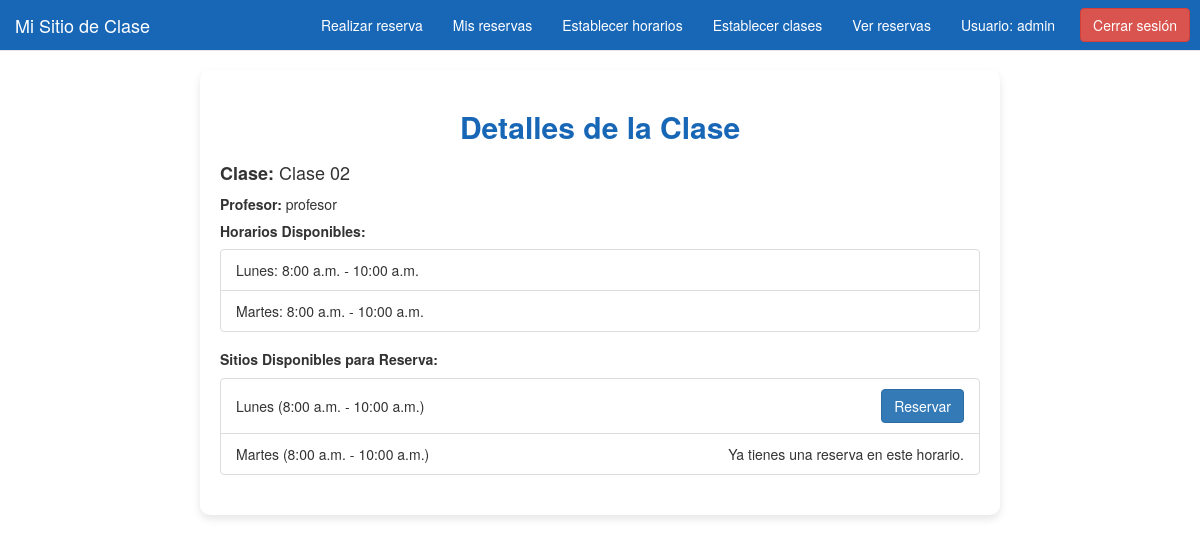
The app's page /catalog/clases/9/ (signed in) with its own data.
### catalog/models.py (models this page shows, shortened)
class Clase(models.Model):
    nombre = models.CharField(max_length=200)
    profesor = models.ForeignKey(User, on_delete=models.SET_NULL, null=True, blank=True)
    horario = models.ManyToManyField(Horario)
    class Meta:
        permissions = [
            ("puede_gestionar_clases", "Puede gestionar las clases"),
            ("puede_ver_reservas_profesor", "Puede ver las reservas de los alumnos en las clases del profesor"),
            ("puede_realizar_reservas", "Puede realizar reservas"),
            ("puede_ver_reservas_alumno", "Puede ver sus reservas que ha hecho"),
        ]

class Horario(models.Model):
    dia = models.CharField(max_length=10, choices=[
        ('Lunes', 'Lunes'), ('Martes', 'Martes'), ('Miércoles', 'Miércoles'),
        ('Jueves', 'Jueves'), ('Viernes', 'Viernes')], null=True, blank=True)
    hora_inicio = models.TimeField()
    hora_fin = models.TimeField()
    profesor = models.ForeignKey(User, on_delete=models.CASCADE, related_name='horarios', null=True, blank=True)

### catalog/views.py (the view)
# urls.py: path('clases/<int:clase_id>/', views.clase_detail, name='clase_detail'),
@login_required
@permission_required('catalog.puede_realizar_reservas', raise_exception=True)
def clase_detail(request, clase_id):
    clase = get_object_or_404(Clase, id=clase_id)
    horarios = clase.horario.all()
    instancias = ClaseInstancia.objects.filter(clase=clase)  # Todas las instancias de la clase
    horarios_con_instancias = []
    for horario in horarios:
        reserva_existente = instancias.filter(horario=horario, alumno=request.user).exists()
        instancia_disponible = instancias.filter(horario=horario, status='d').first()
        horarios_con_instancias.append((horario, instancia_disponible, reserva_existente))
    return render(request, 'catalog/clase_detail.html', {
        'clase': clase,
        'horarios_con_instancias': horarios_con_instancias,  # Pasamos la lista de tuplas (horario, instancia)
        'instancias': instancias,  # Todas las instancias (reservadas o no)
    })

### catalog/templates/catalog/clase_detail.html
{% extends "base_generic.html" %}
{% block content %}
  <div class="container" style="max-width: 800px; margin: 0 auto; padding: 20px; background-color: white; border-radius: 10px; box-shadow: 0 4px 8px rgba(0,0,0,0.1);">
    <h2 class="text-center" style="color: #1867B7; margin-bottom: 20px;"><strong>Detalles de la Clase</strong></h2>
    <div class="class-info" style="margin-bottom: 20px;">
      <h4><strong>Clase:</strong> {{ clase.nombre }}</h4>
      <p><strong>Profesor:</strong> {{ clase.profesor.username }}</p>
      <h5><strong>Horarios Disponibles:</strong></h5>
      <ul class="list-group">
        {% for horario, instancia, reserva_existente in horarios_con_instancias %}
          <li class="list-group-item">
            {{ horario.dia }}: {{ horario.hora_inicio|date:"g:i a" }} - {{ horario.hora_fin|date:"g:i a" }}
          </li>
        {% endfor %}
      </ul>
    </div>
    <h5><strong>Sitios Disponibles para Reserva:</strong></h5>
    <ul class="list-group">
      {% for horario, instancia, reserva_existente in horarios_con_instancias %}
        <li class="list-group-item" style="display: flex; justify-content: space-between; align-items: center;">
          {{ horario.dia }} ({{ horario.hora_inicio|date:"g:i a" }} - {{ horario.hora_fin|date:"g:i a" }})
          {% if reserva_existente %}
            <span>Ya tienes una reserva en este horario.</span>
          {% elif instancia %}
            <a href="{% url 'reservar_clase' instancia.id %}" class="btn btn-primary">Reservar</a>
          {% else %}
            <span>No hay sitios disponibles para este horario.</span>
          {% endif %}
        </li>
      {% endfor %}
    </ul>
  </div>
{% endblock %}

### catalog/templates/base_generic.html (shortened to what this page needs)
<!DOCTYPE html>
<html lang="es">
<head>
  <link rel="stylesheet" href="https://maxcdn.bootstrapcdn.com/bootstrap/3.3.7/css/bootstrap.min.css">
</head>
<body>
  <nav class="navbar navbar-default navbar-fixed-top" style="background-color: #1867B7; color: white;">
    <div class="container-fluid">
      <div class="navbar-header">
        <a class="navbar-brand" href="{% url 'inicio' %}" style="color: white;">Mi Sitio de Clase</a>
      </div>
      <ul class="nav navbar-nav navbar-right">
        {% if perms.catalog.puede_realizar_reservas %}
          <li class="navbar-item {% if request.resolver_match.url_name == 'clase_list' %}active{% endif %}">
            <a href="{% url 'clase_list' %}" style="color: white;">Realizar reserva</a>
          </li>
        {% endif %}
        {% if perms.catalog.puede_ver_reservas_alumno %}
          <li class="navbar-item {% if request.resolver_match.url_name == 'mis_reservas' %}active{% endif %}">
            <a href="{% url 'mis_reservas' %}" style="color: white;">Mis reservas</a>
          </li>
        {% endif %}
        {% if perms.catalog.puede_gestionar_clases %}
          <li class="navbar-item {% if request.resolver_match.url_name == 'gestionar_horarios' %}active{% endif %}">
            <a href="{% url 'gestionar_horarios' %}" style="color: white;">Establecer horarios</a>
          </li>
          <li class="navbar-item {% if request.resolver_match.url_name == 'gestionar_clases' %}active{% endif %}">
            <a href="{% url 'gestionar_clases' %}" style="color: white;">Establecer clases</a>
          </li>
        {% endif %}
        {% if perms.catalog.puede_ver_reservas_profesor %}
          <li class="navbar-item {% if request.resolver_match.url_name == 'ver_reservas_profesor' %}active{% endif %}">
            <a href="{% url 'ver_reservas_profesor' %}" style="color: white;">Ver reservas</a>
          </li>
        {% endif %}
        {% if user.is_authenticated %}
          <li class="navbar-item {% if request.resolver_match.url_name == 'perfil_usuario' %}active{% endif %}">
            <a href="{% url 'perfil_usuario' %}" style="color: white;">Usuario: {{ user.get_username }}</a>
          </li>
          <li>
            <form method="post" action="{% url 'logout' %}" style="display:inline;">
              <button type="submit" class="btn btn-danger navbar-btn" style="margin-right: 10px; margin-left: 10px;">Cerrar sesión</button>
            </form>
          </li>
        {% endif %}
      </ul>
    </div>
  </nav>
  <div class="container" style="padding-top: 70px;">
    {% block content %}{% endblock %}
  </div>
</body>
</html>

### catalog/templates/base_generic.html (style rules this page uses)
.navbar-item { transition: background-color 0.3s ease-in-out, box-shadow 0.3s ease-in-out; }

### records on screen
Clase: nombre "Clase 02", profesor.username "profesor"
Horario: dia "Lunes", hora_inicio "8:00 a.m.", hora_fin "10:00 a.m.", shows "Reservar"
Horario: dia "Martes", hora_inicio "8:00 a.m.", hora_fin "10:00 a.m.", shows "Ya tienes una reserva en este horario."

### other values on screen
{{ user.get_username }} "admin"
